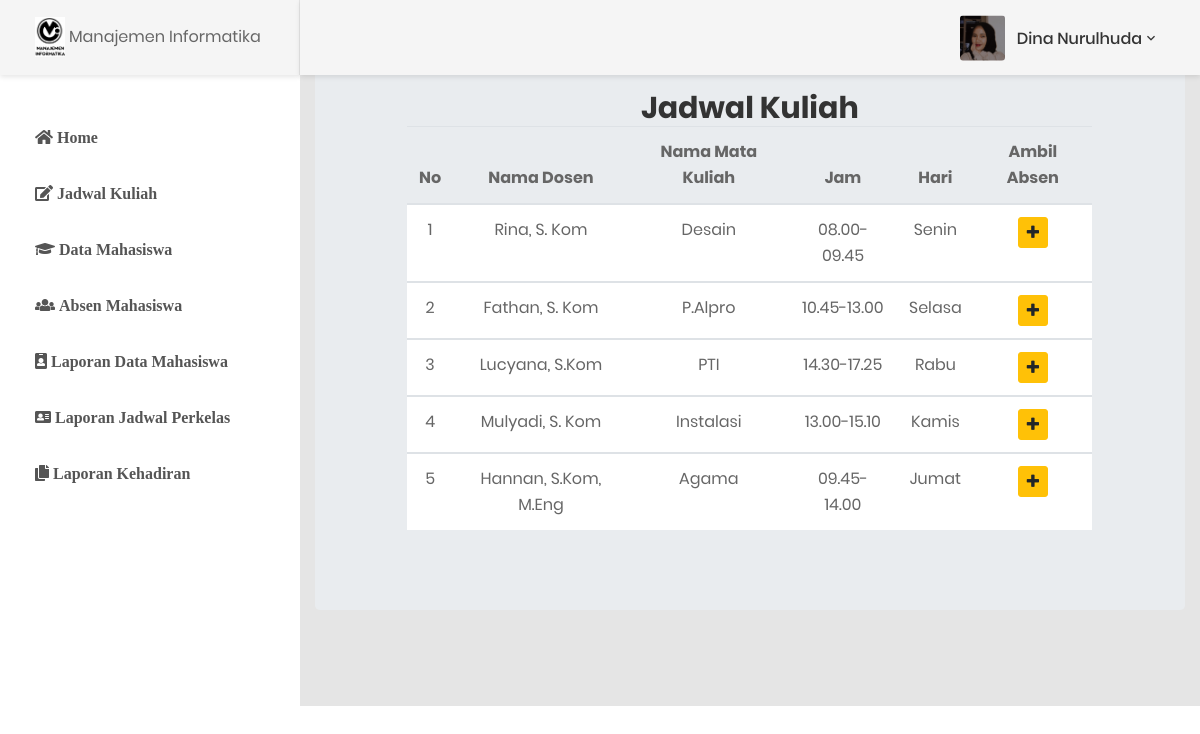
/index2.php?p=absen_mk&id_kelas=1, run on the app's committed database.
### tables this page shows
CREATE TABLE `tabel_jadwal_kuliah` (
  `id_kuliah` int(10) NOT NULL,
  `nip` int(10) NOT NULL,
  `kode_mk` varchar(10) NOT NULL,
  `jam` varchar(20) NOT NULL,
  `id_kelas` varchar(30) NOT NULL,
  `id_hari` int(11) NOT NULL
);

CREATE TABLE `tabel_dosen` (
  `nip` int(10) NOT NULL,
  `nama` varchar(30) NOT NULL,
  `ttl` date NOT NULL,
  `alamat` text NOT NULL
);

CREATE TABLE `tabel_matakuliah` (
  `kode_mk` varchar(10) NOT NULL,
  `nama_mk` varchar(10) NOT NULL,
  `semester` varchar(1) NOT NULL
);

CREATE TABLE `tabel_hari` (
  `id_hari` int(11) NOT NULL,
  `nama_hari` varchar(30) NOT NULL
);

### absen_mk.php (the view, shortened to what this page needs)
<?php
	include 'koneksi.php';
?>
<div class="col">
<br>
<div class="col" role="main">
    <div class="col-md-12 col-sm-12  ">
        <div class="x_panel"><div class="form-group">
        <center><h2>Jadwal Kuliah</h2></center>
                <div class="table-responsive">
                    <table class="table table-striped jambo_table bulk_action">
                        <thead>
                            <tr class="headings">
                            <th class="column-title"><center>No</center></th>
                            <th class="column-title"><center>Nama Dosen</center></th>
                                <th class="column-title"><center>Nama Mata Kuliah</center></th>
                                <th class="column-title"><center>Jam</center></th>
                                <th class="column-title"><center>Hari</center></th>
                                <th class="column-title"><center>Ambil Absen</center></th>
                            </tr>
                        </thead>
                        <?php
                                $sql="SELECT * FROM tabel_jadwal_kuliah JOIN tabel_kelas USING(id_kelas) JOIN tabel_hari USING(id_hari) JOIN tabel_matakuliah USING(kode_mk) join tabel_dosen USING(nip) WHERE id_kelas='$_GET[id_kelas]'";
                            $hasil=mysqli_query($db,$sql);
                            $no=0;
                            while ($data = mysqli_fetch_array($hasil)) {
                            $no++;
                            ?>
                        <tbody>
                            <tr class="even pointer">
                            <td><center><?php echo $no;?></center></td>
                                <td><center><?php echo $data["nama"]; ?></center></td>
                                <td><center><?php echo $data["nama_mk"]; ?></center></td>
                                <td><center><?php echo $data["jam"]; ?></center></td>
                                <td><center><?php echo $data["nama_hari"]; ?></center></td>
                                <td><center><a href="index2.php?p=absen&id_kelas=<?php echo $data["id_kelas"]; ?>" class="btn btn-sm btn-warning"><i class="fa fa-plus"></i></a></center></td>
                            </tr>
                        </tbody>
                        <?php
    }
    ?>
                    </table>
                </div>
                </div>
            </div>
            </div>
        </div>
    </div>
</div>

### data on the page
tabel_jadwal_kuliah: nip.nama "Rina, S. Kom", kode_mk.nama_mk "Desain", jam "08.00-09.45", id_hari.nama_hari "Senin"
tabel_jadwal_kuliah: nip.nama "Fathan, S. Kom", kode_mk.nama_mk "P.Alpro", jam "10.45-13.00", id_hari.nama_hari "Selasa"
tabel_jadwal_kuliah: nip.nama "Lucyana, S.Kom", kode_mk.nama_mk "PTI", jam "14.30-17.25", id_hari.nama_hari "Rabu"
tabel_jadwal_kuliah: nip.nama "Mulyadi, S. Kom", kode_mk.nama_mk "Instalasi", jam "13.00-15.10", id_hari.nama_hari "Kamis"
tabel_jadwal_kuliah: nip.nama "Hannan, S.Kom, M.Eng", kode_mk.nama_mk "Agama", jam "09.45-14.00", id_hari.nama_hari "Jumat"
